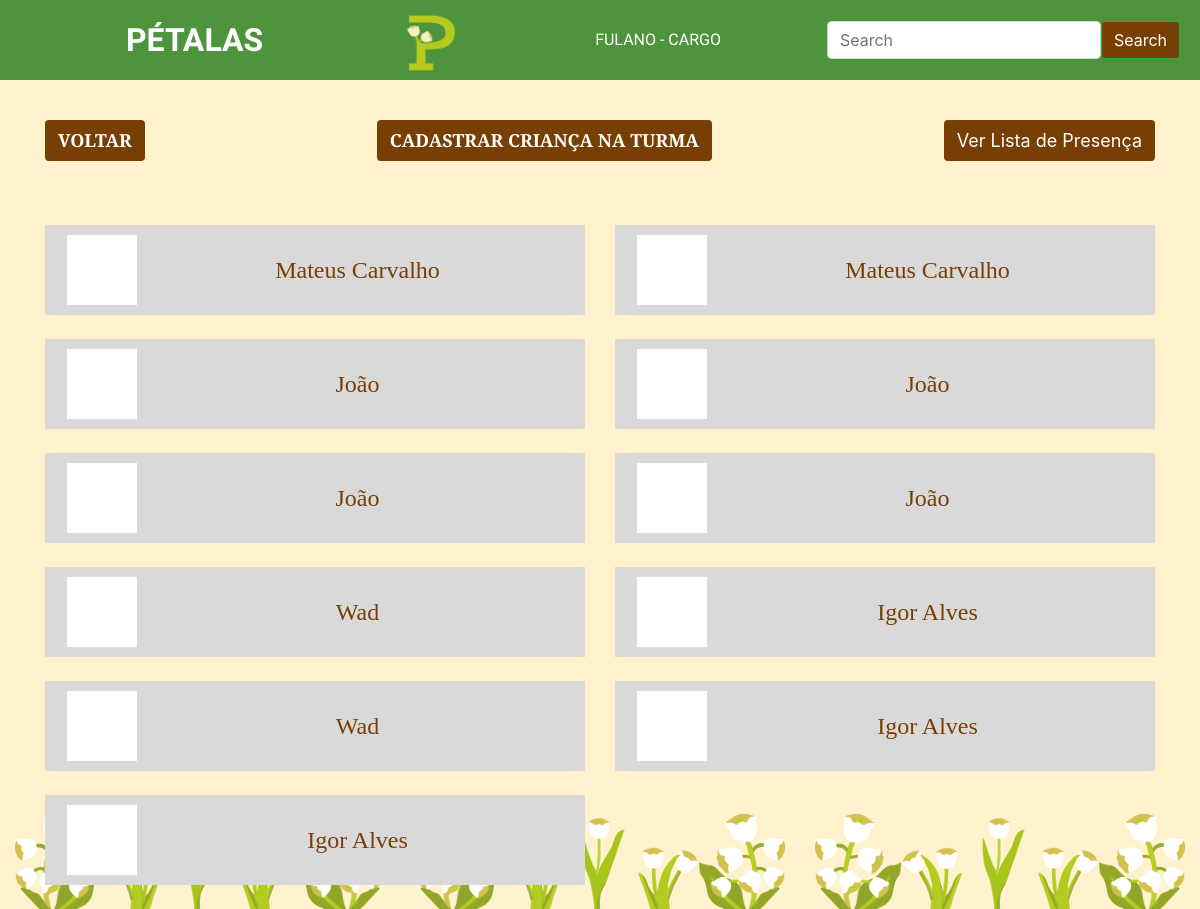
/criancas/Eu e o Mundo - Manhã/, run on the app's committed database.
### petalas_app/models.py (models this page shows)
class Crianca(models.Model):
    id_crianca = models.AutoField(primary_key=True)
    nome = models.TextField(max_length=255)
    idade = models.IntegerField()
    nascimento = models.DateField()
    status = models.TextField(max_length=255)
    periodo = models.TextField(max_length=255)
    entrada = models.DateField()
    permanencia = models.TextField(max_length=255)
    turma = models.TextField(max_length=255)
    autoavaliacao = models.TextField(max_length=255)

### petalas_app/views.py (the view)
# urls.py: path('criancas/<str:turma_atual>/', views.listagem_crianca, name='listagem_criancas'),
def listagem_crianca(request, turma_atual):
    context = {
        'criancas' : Crianca.objects.filter(turma = turma_atual),
        'turma' : turma_atual,
    }
    return render(request, 'criancas.html', context)

### templates/criancas.html
{% include "navbar.html" %}
<body>
  <div class="container"> <br>
    <div class="d-flex justify-content-between py-3">
      <a href="/turmas/" class="btn custom-btn titulo-site">VOLTAR</a>
      <a href="{% url 'cadastro_crianca' turma %}" class="btn custom-btn titulo-site">CADASTRAR CRIANÇA NA TURMA</a>
      <a href="{% url 'listagem_presencas' turma_atual=turma %}" class="btn custom-btn">Ver Lista de Presença</a>
    </div>
    <br> <br>
    <div class="row">
      {% if criancas %}
        {% for crianca in criancas %}
          <div class="col-md-6 justify-content-between">
            <div class="child-card">
              <div class="child-image"> </div>
              <div class="custom-name texto-site">
                <a href="{% url 'info_crianca' crianca.id_crianca %}" style="color: #783f04"> {{crianca.nome|title}} </a>
              </div>
            </div>
            <br>
          </div>
        {% endfor %}
    </div>
      {% else %}
      <h1> NÃO HÁ CRIANÇAS REGISTRADAS NESSA TURMA!! </h1>
      {% endif %}
  </div>
</body>

### data on the page
Crianca: nome "Mateus Carvalho"
Crianca: nome "Mateus Carvalho"
Crianca: nome "João"
Crianca: nome "João"
Crianca: nome "João"
Crianca: nome "João"
Crianca: nome "Wad"
Crianca: nome "Igor Alves"
Crianca: nome "Wad"
Crianca: nome "Igor Alves"
Crianca: nome "Igor Alves"
